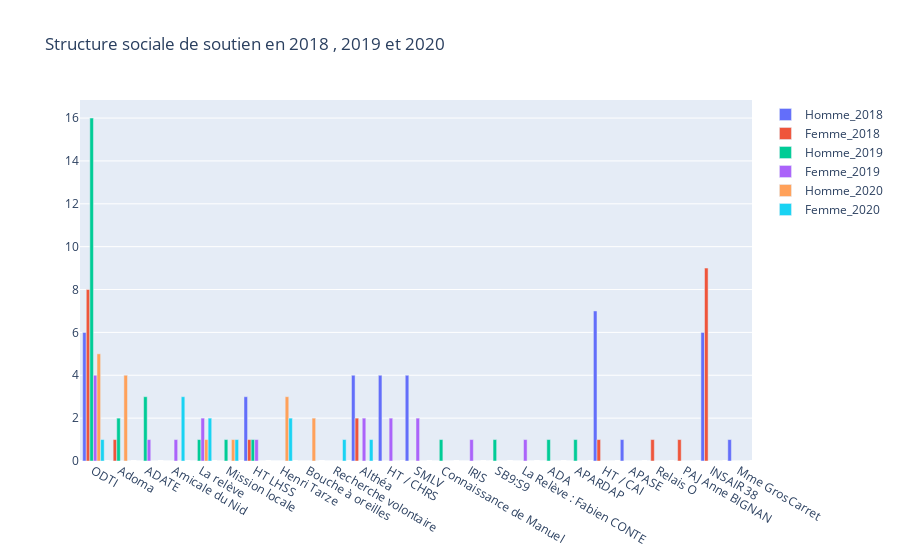

Notebook cell for this chart:
### Code cell
'Structure sociale de soutien en 2018 , 2019 et 2020'

### Figure 1 — Plotly figure (JSON) as saved in the notebook; plotly's stock layout.template omitted (floating-point values rounded to 4 significant figures)
{"data": [{"name": "Homme_2018", "type": "bar", "x": ["ODTI", "Adoma", "ADATE", "Amicale du Nid", "La relève", "Mission locale", "HT LHSS", "Henri Tarze", "Bouche à oreilles", "Recherche volontaire", "Althéa", "HT / CHRS", "SMLV", "Connaissance de Manuel", "IRIS", "SB9:S9", "La Relève : Fabien CONTE", "ADA", "APARDAP", "HT / CAI ", "APASE ", "Relais O", "PAJ Anne BIGNAN", "INSAIR 38 ", "Mme GrosCarret", null, null, null, null, null, null, null, null, null, null, null, null, null, null, null, null, null, null, null], "y": [6, 0, 0, 0, 0, 0, 3, 0, 0, 0, 4, 4, 4, 0, 0, 0, 0, 0, 0, 7, 1, 0, 0, 6, 1, null, null, null, null, null, null, null, null, null, null, null, null, null, null, null, null, null, null, null]}, {"name": "Femme_2018", "type": "bar", "x": ["ODTI", "Adoma", "ADATE", "Amicale du Nid", "La relève", "Mission locale", "HT LHSS", "Henri Tarze", "Bouche à oreilles", "Recherche volontaire", "Althéa", "HT / CHRS", "SMLV", "Connaissance de Manuel", "IRIS", "SB9:S9", "La Relève : Fabien CONTE", "ADA", "APARDAP", "HT / CAI ", "APASE ", "Relais O", "PAJ Anne BIGNAN", "INSAIR 38 ", "Mme GrosCarret", null, null, null, null, null, null, null, null, null, null, null, null, null, null, null, null, null, null, null], "y": [8, 1, 0, 0, 0, 0, 1, 0, 0, 0, 2, 0, 0, 0, 0, null, 0, 0, 0, 1, 0, 1, 1, 9, 0, null, null, null, null, null, null, null, null, null, null, null, null, null, null, null, null, null, null, null]}, {"name": "Homme_2019", "type": "bar", "x": ["ODTI", "Adoma", "ADATE", "Amicale du Nid", "La relève", "Mission locale", "HT LHSS", "Henri Tarze", "Bouche à oreilles", "Recherche volontaire", "Althéa", "HT / CHRS", "SMLV", "Connaissance de Manuel", "IRIS", "SB9:S9", "La Relève : Fabien CONTE", "ADA", "APARDAP", "HT / CAI ", "APASE ", "Relais O", "PAJ Anne BIGNAN", "INSAIR 38 ", "Mme GrosCarret", null, null, null, null, null, null, null, null, null, null, null, null, null, null, null, null, null, null, null], "y": [16, 2, 3, 0, 1, 1, 1, 0, 0, 0, 0, 0, 0, 1, 0, 1, 0, 1, 1, 0, 0, 0, 0, 0, 0, null, null, null, null, null, null, null, null, null, null, null, null, null, null, null, null, null, null, null]}, {"name": "Femme_2019", "type": "bar", "x": ["ODTI", "Adoma", "ADATE", "Amicale du Nid", "La relève", "Mission locale", "HT LHSS", "Henri Tarze", "Bouche à oreilles", "Recherche volontaire", "Althéa", "HT / CHRS", "SMLV", "Connaissance de Manuel", "IRIS", "SB9:S9", "La Relève : Fabien CONTE", "ADA", "APARDAP", "HT / CAI ", "APASE ", "Relais O", "PAJ Anne BIGNAN", "INSAIR 38 ", "Mme GrosCarret", null, null, null, null, null, null, null, null, null, null, null, null, null, null, null, null, null, null, null], "y": [4, 0, 1, 1, 2, 0, 1, 0, 0, 0, 2, 2, 2, 0, 1, 0, 1, 0, 0, 0, 0, 0, 0, 0, 0, null, null, null, null, null, null, null, null, null, null, null, null, null, null, null, null, null, null, null]}, {"name": "Homme_2020", "type": "bar", "x": ["ODTI", "Adoma", "ADATE", "Amicale du Nid", "La relève", "Mission locale", "HT LHSS", "Henri Tarze", "Bouche à oreilles", "Recherche volontaire", "Althéa", "HT / CHRS", "SMLV", "Connaissance de Manuel", "IRIS", "SB9:S9", "La Relève : Fabien CONTE", "ADA", "APARDAP", "HT / CAI ", "APASE ", "Relais O", "PAJ Anne BIGNAN", "INSAIR 38 ", "Mme GrosCarret", null, null, null, null, null, null, null, null, null, null, null, null, null, null, null, null, null, null, null], "y": [5, 4, 0, 0, 1, 1, 0, 3, 2, 0, 0, 0, 0, 0, 0, 0, 0, 0, 0, 0, 0, 0, 0, 0, 0, null, null, null, null, null, null, null, null, null, null, null, null, null, null, null, null, null, null, null]}, {"name": "Femme_2020", "type": "bar", "x": ["ODTI", "Adoma", "ADATE", "Amicale du Nid", "La relève", "Mission locale", "HT LHSS", "Henri Tarze", "Bouche à oreilles", "Recherche volontaire", "Althéa", "HT / CHRS", "SMLV", "Connaissance de Manuel", "IRIS", "SB9:S9", "La Relève : Fabien CONTE", "ADA", "APARDAP", "HT / CAI ", "APASE ", "Relais O", "PAJ Anne BIGNAN", "INSAIR 38 ", "Mme GrosCarret", null, null, null, null, null, null, null, null, null, null, null, null, null, null, null, null, null, null, null], "y": [1, 0, 0, 3, 2, 1, 0, 2, 0, 1, 1, 0, 0, 0, 0, 0, 0, 0, 0, 0, 0, 0, 0, 0, 0, null, null, null, null, null, null, null, null, null, null, null, null, null, null, null, null, null, null, null]}], "layout": {"barmode": "group", "title": {"text": "Structure sociale de soutien en 2018 , 2019 et 2020"}}}
